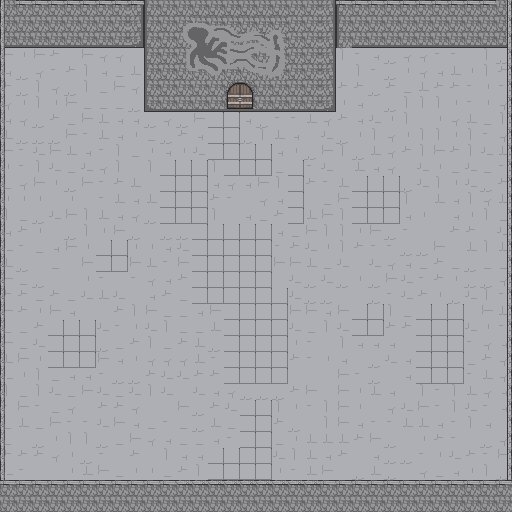

Below is a game level as drawn by its tile map, then a one-line description and the .tmx file that defines it, in full:
An orthogonal 32x32 tile map with 16x16 px tiles, 2 tile layers (bg, fg), 3 tilesets.

<map version="1.10" tiledversion="git" orientation="orthogonal" renderorder="right-down" width="32" height="32" tilewidth="16" tileheight="16" infinite="0" nextlayerid="5" nextobjectid="2">
 <tileset firstgid="1" source="tilesets/normal_terrain.tsx" />
 <tileset firstgid="401" source="tilesets/normal_objects.tsx" />
 <tileset firstgid="404" source="tilesets/normal_items.tsx" />
 <layer id="1" name="bg" width="32" height="32">
  <data encoding="csv">
105,105,105,105,105,105,105,105,106,104,105,105,105,105,105,105,105,105,105,105,106,104,105,105,105,105,105,105,105,105,105,105,
105,105,105,105,105,105,105,105,106,104,105,105,105,105,105,105,105,105,105,105,106,104,105,105,105,105,105,105,105,105,105,105,
125,125,125,125,125,125,125,125,126,104,105,105,105,105,105,105,105,105,105,105,106,104,125,125,125,125,125,125,125,125,125,125,
147,169,147,108,109,147,127,127,109,104,105,105,105,105,105,105,105,105,105,105,106,148,167,128,107,127,127,167,167,109,148,107,
128,107,127,167,108,148,128,168,149,104,105,105,105,105,105,105,105,105,105,105,106,109,148,167,107,169,127,128,149,169,148,108,
108,107,148,127,107,148,168,147,127,104,105,105,105,105,105,105,105,105,105,105,106,108,108,107,108,168,149,108,108,167,169,167,
127,169,148,169,147,168,168,168,107,124,125,125,125,125,125,125,125,125,125,125,126,169,128,109,107,148,148,148,169,167,169,127,
128,127,107,108,168,147,149,128,128,107,127,107,147,88,88,128,107,167,167,149,127,108,128,129,169,148,109,169,127,149,168,148,
149,107,107,107,147,167,149,128,169,168,107,108,128,88,88,107,148,149,128,109,129,107,169,148,127,169,148,148,169,148,167,127,
147,167,129,147,149,128,167,148,168,169,128,169,129,88,88,88,88,128,169,107,147,148,107,149,127,108,148,147,108,148,129,149,
169,167,148,129,168,129,127,148,109,148,88,88,88,148,88,88,88,168,88,167,129,109,149,128,127,109,129,169,168,129,168,167,
168,127,147,169,107,147,167,108,149,109,88,88,88,128,127,128,147,148,88,108,167,149,88,88,88,107,129,148,169,129,107,108,
169,169,169,109,169,109,167,149,128,149,88,88,88,108,167,109,127,128,88,109,168,147,88,88,88,148,109,149,128,148,127,149,
148,168,107,129,147,148,149,128,127,107,88,88,88,148,109,128,168,108,88,149,147,148,88,88,88,128,169,109,128,169,148,168,
128,108,169,109,107,148,169,147,107,109,107,107,88,88,88,88,88,128,168,147,148,148,169,147,107,167,109,109,108,108,109,129,
129,167,168,128,147,169,88,88,169,169,128,129,88,88,88,88,88,167,108,129,169,148,108,167,167,107,107,147,109,149,148,149,
149,107,109,168,109,147,88,88,147,149,167,147,88,88,88,88,88,147,147,149,168,129,109,129,127,128,168,108,168,107,168,168,
147,168,107,109,109,169,167,109,167,127,128,108,88,88,88,88,88,109,129,107,129,107,169,107,147,129,167,108,169,107,107,127,
108,108,168,108,168,129,149,129,109,128,108,168,88,88,88,88,88,88,129,107,107,109,109,107,167,129,108,169,107,129,148,167,
147,108,169,147,128,109,109,108,148,147,168,168,128,147,88,88,88,88,147,147,128,147,88,88,148,168,88,88,88,109,147,149,
168,168,108,88,88,88,129,167,169,129,148,168,168,149,88,88,88,88,129,168,148,129,88,88,108,108,88,88,88,129,169,167,
147,168,129,88,88,88,107,168,108,148,168,108,149,107,88,88,88,88,169,167,109,148,128,128,128,109,88,88,88,167,127,128,
149,147,169,88,88,88,147,128,169,127,127,127,149,167,88,88,88,88,108,167,169,128,109,107,129,128,88,88,88,168,108,127,
129,169,148,168,128,128,167,107,107,108,129,129,108,108,88,88,88,88,109,109,109,147,167,107,109,128,88,88,88,167,149,127,
148,168,148,129,168,147,129,168,129,148,129,109,129,128,127,107,107,107,108,147,109,147,169,149,128,109,148,167,148,149,127,128,
167,147,167,168,127,109,108,108,127,109,109,147,107,108,129,88,88,148,169,167,148,147,169,109,127,129,147,167,148,129,167,128,
168,149,168,147,167,167,129,147,128,168,167,168,107,149,168,88,88,108,107,109,148,147,128,167,167,149,149,128,167,148,128,109,
168,109,107,169,148,148,107,168,147,127,128,168,168,128,167,88,88,168,169,149,149,149,108,147,107,109,169,108,167,109,107,127,
108,108,108,127,169,107,167,109,108,109,148,128,128,88,88,88,88,129,148,149,128,108,109,128,107,107,167,169,129,108,167,147,
129,167,109,109,169,149,147,168,169,169,168,108,148,88,88,88,88,169,167,149,147,109,107,149,107,109,127,168,128,169,148,107,
105,105,105,105,105,105,105,105,105,105,105,105,105,105,105,105,105,105,105,105,105,105,105,105,105,105,105,105,105,105,105,105,
105,105,105,105,105,105,105,105,105,105,105,105,105,105,105,105,105,105,105,105,105,105,105,105,105,105,105,105,105,105,105,105
</data>
 </layer>
 <layer id="2" name="fg" width="32" height="32" locked="1">
  <data encoding="csv">
46,50,50,50,50,50,50,50,50,0,0,0,0,0,0,0,0,0,0,0,0,50,50,50,50,50,50,50,50,50,50,67,
46,0,0,0,0,0,0,0,0,0,0,314,315,316,317,318,319,320,0,0,0,0,0,0,0,0,0,0,0,0,0,67,
46,0,0,0,0,0,0,0,0,0,0,334,335,336,337,338,339,340,0,0,0,0,0,0,0,0,0,0,0,0,0,67,
46,0,0,0,0,0,0,0,0,0,0,354,355,356,357,358,359,360,0,0,0,0,0,0,0,0,0,0,0,0,0,67,
46,0,0,0,0,0,0,0,0,0,0,374,375,376,377,378,379,380,0,0,0,0,0,0,0,0,0,0,0,0,0,67,
46,0,0,0,0,0,0,0,0,0,0,0,0,0,0,0,0,0,0,0,0,0,0,0,0,0,0,0,0,0,0,67,
46,0,0,0,0,0,0,0,0,0,0,0,0,0,402,0,0,0,0,0,0,0,0,0,0,0,0,0,0,0,0,67,
46,0,0,0,0,0,0,0,0,0,0,0,0,0,0,0,0,0,0,0,0,0,0,0,0,0,0,0,0,0,0,67,
46,0,0,0,0,0,0,0,0,0,0,0,0,0,0,0,0,0,0,0,0,0,0,0,0,0,0,0,0,0,0,67,
46,0,0,0,0,0,0,0,0,0,0,0,0,0,0,0,0,0,0,0,0,0,0,0,0,0,0,0,0,0,0,67,
46,0,0,0,0,0,0,0,0,0,0,0,0,0,0,0,0,0,0,0,0,0,0,0,0,0,0,0,0,0,0,67,
46,0,0,0,0,0,0,0,0,0,0,0,0,0,0,0,0,0,0,0,0,0,0,0,0,0,0,0,0,0,0,67,
46,0,0,0,0,0,0,0,0,0,0,0,0,0,0,0,0,0,0,0,0,0,0,0,0,0,0,0,0,0,0,67,
46,0,0,0,0,0,0,0,0,0,0,0,0,0,0,0,0,0,0,0,0,0,0,0,0,0,0,0,0,0,0,67,
46,0,0,0,0,0,0,0,0,0,0,0,0,0,0,0,0,0,0,0,0,0,0,0,0,0,0,0,0,0,0,67,
46,0,0,0,0,0,0,0,0,0,0,0,0,0,0,0,0,0,0,0,0,0,0,0,0,0,0,0,0,0,0,67,
46,0,0,0,0,0,0,0,0,0,0,0,0,0,0,0,0,0,0,0,0,0,0,0,0,0,0,0,0,0,0,67,
46,0,0,0,0,0,0,0,0,0,0,0,0,0,0,0,0,0,0,0,0,0,0,0,0,0,0,0,0,0,0,67,
46,0,0,0,0,0,0,0,0,0,0,0,0,0,0,0,0,0,0,0,0,0,0,0,0,0,0,0,0,0,0,67,
46,0,0,0,0,0,0,0,0,0,0,0,0,0,0,0,0,0,0,0,0,0,0,0,0,0,0,0,0,0,0,67,
46,0,0,0,0,0,0,0,0,0,0,0,0,0,0,0,0,0,0,0,0,0,0,0,0,0,0,0,0,0,0,67,
46,0,0,0,0,0,0,0,0,0,0,0,0,0,0,0,0,0,0,0,0,0,0,0,0,0,0,0,0,0,0,67,
46,0,0,0,0,0,0,0,0,63,0,0,0,0,0,0,0,0,0,0,0,0,0,0,0,0,0,0,0,0,0,67,
46,0,0,0,0,0,0,0,0,0,0,0,0,0,0,0,0,0,0,0,0,0,0,0,0,0,0,0,0,0,0,67,
46,0,0,0,0,0,0,0,0,0,0,0,0,0,0,0,0,0,0,0,0,0,0,0,0,0,0,0,0,0,0,67,
46,0,0,0,0,0,0,0,0,0,0,0,0,0,0,0,0,0,0,0,0,0,0,0,0,0,0,0,0,0,0,67,
46,0,0,0,0,0,0,0,0,0,0,0,0,0,0,0,0,0,0,0,0,0,0,0,0,0,0,0,0,0,0,67,
46,0,0,0,0,0,0,0,0,0,0,0,0,0,0,0,0,0,0,0,0,0,0,0,0,0,0,0,0,0,0,67,
46,0,0,0,0,0,0,0,0,0,0,0,0,0,0,0,0,0,0,0,0,0,0,0,0,0,0,0,0,0,0,67,
46,0,0,0,0,0,0,0,0,0,0,0,0,0,0,0,0,0,0,0,0,0,0,0,0,0,0,0,0,0,0,67,
50,50,50,50,50,50,50,50,50,50,50,51,51,51,51,51,51,51,51,51,50,50,50,50,50,50,50,50,50,50,50,50,
0,0,0,0,0,0,0,0,0,0,0,0,0,0,0,0,0,0,0,0,0,0,0,0,0,0,0,0,0,0,0,0
</data>
 </layer>
</map>
